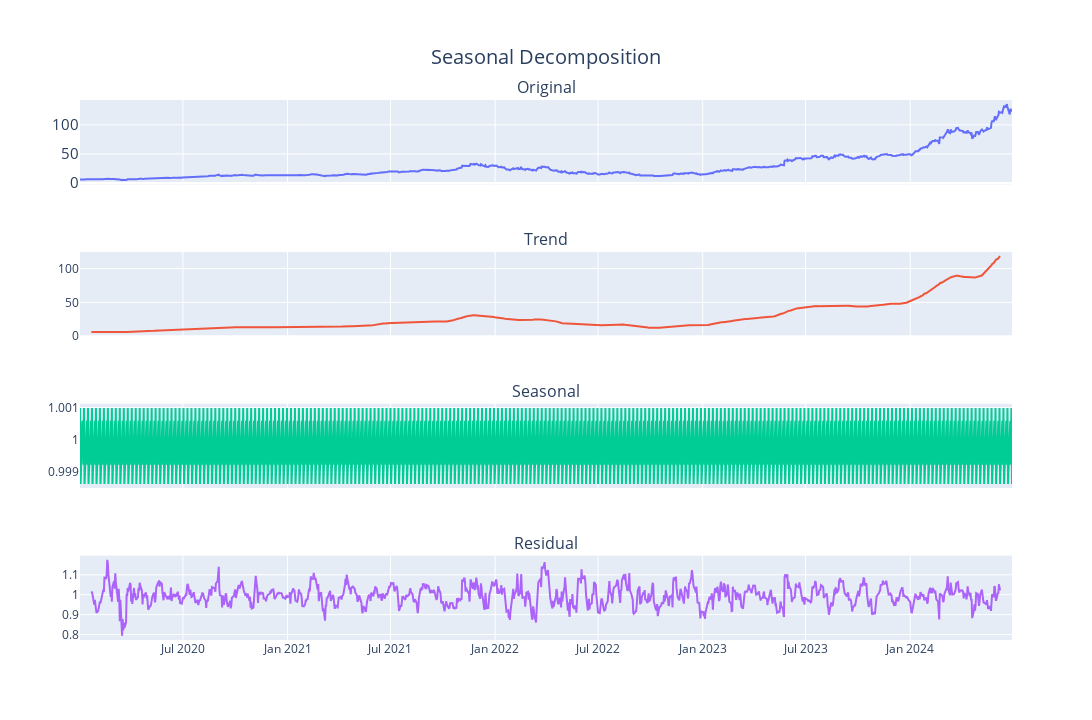

Here is the notebook cell this chart was saved with:
### Code cell
decomposition_plot(ts_index=ts_df.index, 
                   observed=decomp_result.observed, 
                   seasonal=decomp_result.seasonal, 
                   trend=decomp_result.trend, 
                   resid=decomp_result.resid)

### Figure 1 — Plotly figure (JSON) as saved in the notebook; plotly's stock layout.template omitted (floating-point values rounded to 4 significant figures; data arrays with more than 128 entries replaced by an {"elided": "..."} marker saying what was removed)
{"data": [{"name": "Original", "type": "scatter", "x": {"elided": "1172 str values"}, "xaxis": "x", "y": {"elided": "1172 float values"}, "yaxis": "y"}, {"name": "Trend", "type": "scatter", "x": {"elided": "1172 str values"}, "xaxis": "x2", "y": {"elided": "1172 float values"}, "yaxis": "y2"}, {"name": "Seasonal", "type": "scatter", "x": {"elided": "1172 str values"}, "xaxis": "x3", "y": {"elided": "1172 float values"}, "yaxis": "y3"}, {"name": "Residual", "type": "scatter", "x": {"elided": "1172 str values"}, "xaxis": "x4", "y": {"elided": "1172 float values"}, "yaxis": "y4"}], "layout": {"annotations": [{"font": {"size": 16}, "showarrow": false, "text": "Original", "x": 0.5, "xanchor": "center", "xref": "paper", "y": 1, "yanchor": "bottom", "yref": "paper"}, {"font": {"size": 16}, "showarrow": false, "text": "Trend", "x": 0.5, "xanchor": "center", "xref": "paper", "y": 0.7188, "yanchor": "bottom", "yref": "paper"}, {"font": {"size": 16}, "showarrow": false, "text": "Seasonal", "x": 0.5, "xanchor": "center", "xref": "paper", "y": 0.4375, "yanchor": "bottom", "yref": "paper"}, {"font": {"size": 16}, "showarrow": false, "text": "Residual", "x": 0.5, "xanchor": "center", "xref": "paper", "y": 0.1562, "yanchor": "bottom", "yref": "paper"}], "autosize": false, "height": 720, "legend": {"font": {"size": 15}, "orientation": "h", "title": {}, "x": 1, "xanchor": "right", "y": 0.98, "yanchor": "bottom"}, "showlegend": false, "title": {"font": {"size": 20}, "text": "Seasonal Decomposition", "x": 0.5, "xanchor": "center", "yanchor": "top"}, "width": 1200, "xaxis": {"anchor": "y", "domain": [0, 1], "matches": "x4", "showticklabels": false, "tickfont": {"size": 15}, "title": {"font": {"size": 15}}}, "xaxis2": {"anchor": "y2", "domain": [0, 1], "matches": "x4", "showticklabels": false}, "xaxis3": {"anchor": "y3", "domain": [0, 1], "matches": "x4", "showticklabels": false}, "xaxis4": {"anchor": "y4", "domain": [0, 1]}, "yaxis": {"anchor": "x", "domain": [0.8438, 1], "tickfont": {"size": 15}, "title": {"font": {"size": 15}}}, "yaxis2": {"anchor": "x2", "domain": [0.5625, 0.7188]}, "yaxis3": {"anchor": "x3", "domain": [0.2812, 0.4375]}, "yaxis4": {"anchor": "x4", "domain": [0, 0.1562]}}}
